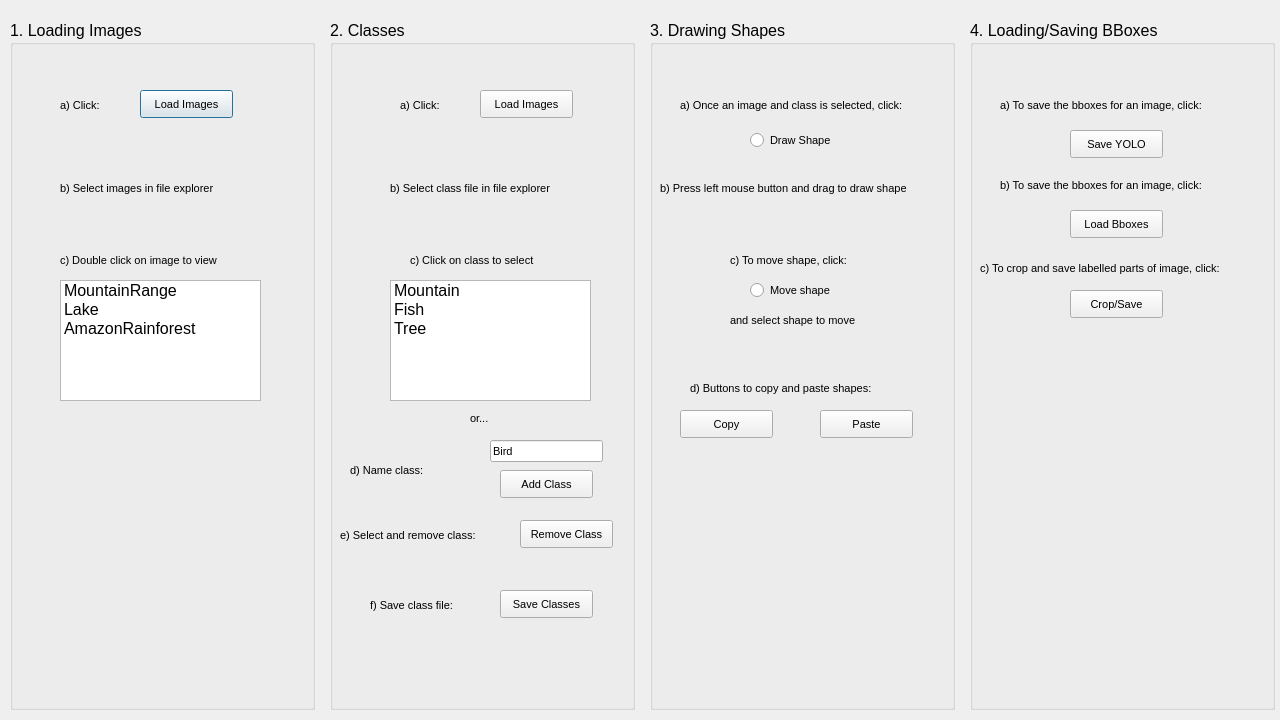
<?xml version="1.0" encoding="UTF-8"?>
<ui version="4.0">
 <class>helpwindow</class>
 <widget class="QDialog" name="helpwindow">
  <property name="geometry">
   <rect>
    <x>0</x>
    <y>0</y>
    <width>1280</width>
    <height>720</height> 
   </rect>
  </property>
  <property name="windowTitle">
   <string>Dialog</string>
  </property>
  <widget class="QGroupBox" name="groupBox">
   <property name="geometry">
    <rect>
     <x>10</x>
     <y>20</y>
     <width>305</width>
     <height>690</height>
    </rect>
   </property>
   <property name="font">
    <font>
     <pointsize>12</pointsize>
    </font>
   </property>
   <property name="title">
    <string>1. Loading Images</string>
   </property>
   <widget class="QPushButton" name="pushButton">
    <property name="geometry">
     <rect>
      <x>130</x>
      <y>70</y>
      <width>93</width>
      <height>28</height>
     </rect>
    </property>
    <property name="font">
     <font>
      <pointsize>8</pointsize>
     </font>
    </property>
    <property name="text">
     <string>Load Images</string>
    </property>
   </widget>
   <widget class="QLabel" name="label">
    <property name="geometry">
     <rect>
      <x>50</x>
      <y>70</y>
      <width>81</width>
      <height>31</height>
     </rect>
    </property>
    <property name="font">
     <font>
      <pointsize>8</pointsize>
     </font>
    </property>
    <property name="text">
     <string>a) Click:</string>
    </property>
   </widget>
   <widget class="QLabel" name="label_2">
    <property name="geometry">
     <rect>
      <x>50</x>
      <y>160</y>
      <width>191</width>
      <height>16</height>
     </rect>
    </property>
    <property name="font">
     <font>
      <pointsize>8</pointsize>
     </font>
    </property>
    <property name="text">
     <string>b) Select images in file explorer</string>
    </property>
   </widget>
   <widget class="QLabel" name="label_3">
    <property name="geometry">
     <rect>
      <x>50</x>
      <y>230</y>
      <width>191</width>
      <height>20</height>
     </rect>
    </property>
    <property name="font">
     <font>
      <pointsize>8</pointsize>
     </font>
    </property>
    <property name="text">
     <string>c) Double click on image to view</string>
    </property>
   </widget>
   <widget class="QListWidget" name="listWidget">
    <property name="geometry">
     <rect>
      <x>50</x>
      <y>260</y>
      <width>201</width>
      <height>121</height>
     </rect>
    </property>
    <item>
     <property name="text">
      <string>MountainRange</string>
     </property>
    </item>
    <item>
     <property name="text">
      <string>Lake</string>
     </property>
    </item>
    <item>
     <property name="text">
      <string>AmazonRainforest</string>
     </property>
    </item>
   </widget>
  </widget>
  <widget class="QGroupBox" name="groupBox_2">
   <property name="geometry">
    <rect>
     <x>330</x>
     <y>20</y>
     <width>305</width>
     <height>690</height>
    </rect>
   </property>
   <property name="font">
    <font>
     <pointsize>12</pointsize>
    </font>
   </property>
   <property name="title">
    <string>2. Classes</string>
   </property>
   <widget class="QPushButton" name="pushButton_2">
    <property name="geometry">
     <rect>
      <x>150</x>
      <y>70</y>
      <width>93</width>
      <height>28</height>
     </rect>
    </property>
    <property name="font">
     <font>
      <pointsize>8</pointsize>
     </font>
    </property>
    <property name="text">
     <string>Load Images</string>
    </property>
   </widget>
   <widget class="QLabel" name="label_4">
    <property name="geometry">
     <rect>
      <x>70</x>
      <y>70</y>
      <width>81</width>
      <height>31</height>
     </rect>
    </property>
    <property name="font">
     <font>
      <pointsize>8</pointsize>
     </font>
    </property>
    <property name="text">
     <string>a) Click:</string>
    </property>
   </widget>
   <widget class="QLabel" name="label_5">
    <property name="geometry">
     <rect>
      <x>60</x>
      <y>160</y>
      <width>201</width>
      <height>16</height>
     </rect>
    </property>
    <property name="font">
     <font>
      <pointsize>8</pointsize>
     </font>
    </property>
    <property name="text">
     <string>b) Select class file in file explorer</string>
    </property>
   </widget>
   <widget class="QListWidget" name="listWidget_2">
    <property name="geometry">
     <rect>
      <x>60</x>
      <y>260</y>
      <width>201</width>
      <height>121</height>
     </rect>
    </property>
    <item>
     <property name="text">
      <string>Mountain</string>
     </property>
    </item>
    <item>
     <property name="text">
      <string>Fish</string>
     </property>
    </item>
    <item>
     <property name="text">
      <string>Tree</string>
     </property>
    </item>
   </widget>
   <widget class="QLabel" name="label_6">
    <property name="geometry">
     <rect>
      <x>80</x>
      <y>230</y>
      <width>151</width>
      <height>20</height>
     </rect>
    </property>
    <property name="font">
     <font>
      <pointsize>8</pointsize>
     </font>
    </property>
    <property name="text">
     <string>c) Click on class to select</string>
    </property>
   </widget>
   <widget class="QLabel" name="label_7">
    <property name="geometry">
     <rect>
      <x>140</x>
      <y>390</y>
      <width>55</width>
      <height>16</height>
     </rect>
    </property>
    <property name="font">
     <font>
      <pointsize>8</pointsize>
     </font>
    </property>
    <property name="text">
     <string>or...</string>
    </property>
   </widget>
   <widget class="QLineEdit" name="lineEdit">
    <property name="geometry">
     <rect>
      <x>160</x>
      <y>420</y>
      <width>113</width>
      <height>22</height>
     </rect>
    </property>
    <property name="font">
     <font>
      <pointsize>8</pointsize>
     </font>
    </property>
    <property name="text">
     <string>Bird</string>
    </property>
   </widget>
   <widget class="QLabel" name="label_8">
    <property name="geometry">
     <rect>
      <x>20</x>
      <y>440</y>
      <width>91</width>
      <height>21</height>
     </rect>
    </property>
    <property name="font">
     <font>
      <pointsize>8</pointsize>
     </font>
    </property>
    <property name="text">
     <string>d) Name class:</string>
    </property>
   </widget>
   <widget class="QPushButton" name="pushButton_3">
    <property name="geometry">
     <rect>
      <x>170</x>
      <y>450</y>
      <width>93</width>
      <height>28</height>
     </rect>
    </property>
    <property name="font">
     <font>
      <pointsize>8</pointsize>
     </font>
    </property>
    <property name="text">
     <string>Add Class</string>
    </property>
   </widget>
   <widget class="QPushButton" name="pushButton_4">
    <property name="geometry">
     <rect>
      <x>190</x>
      <y>500</y>
      <width>93</width>
      <height>28</height>
     </rect>
    </property>
    <property name="font">
     <font>
      <pointsize>8</pointsize>
     </font>
    </property>
    <property name="text">
     <string>Remove Class</string>
    </property>
   </widget>
   <widget class="QLabel" name="label_9">
    <property name="geometry">
     <rect>
      <x>10</x>
      <y>500</y>
      <width>161</width>
      <height>31</height>
     </rect>
    </property>
    <property name="font">
     <font>
      <pointsize>8</pointsize>
     </font>
    </property>
    <property name="text">
     <string>e) Select and remove class:</string>
    </property>
   </widget>
   <widget class="QLabel" name="label_10">
    <property name="geometry">
     <rect>
      <x>40</x>
      <y>570</y>
      <width>101</width>
      <height>31</height>
     </rect>
    </property>
    <property name="font">
     <font>
      <pointsize>8</pointsize>
     </font>
    </property>
    <property name="text">
     <string>f) Save class file:</string>
    </property>
   </widget>
   <widget class="QPushButton" name="pushButton_5">
    <property name="geometry">
     <rect>
      <x>170</x>
      <y>570</y>
      <width>93</width>
      <height>28</height>
     </rect>
    </property>
    <property name="font">
     <font>
      <pointsize>8</pointsize>
     </font>
    </property>
    <property name="text">
     <string>Save Classes</string>
    </property>
   </widget>
  </widget>
  <widget class="QGroupBox" name="groupBox_3">
   <property name="geometry">
    <rect>
     <x>650</x>
     <y>20</y>
     <width>305</width>
     <height>690</height>
    </rect>
   </property>
   <property name="font">
    <font>
     <pointsize>12</pointsize>
    </font>
   </property>
   <property name="title">
    <string>3. Drawing Shapes</string>
   </property>
   <widget class="QRadioButton" name="radioButton">
    <property name="geometry">
     <rect>
      <x>100</x>
      <y>110</y>
      <width>95</width>
      <height>20</height>
     </rect>
    </property>
    <property name="font">
     <font>
      <pointsize>8</pointsize>
     </font>
    </property>
    <property name="text">
     <string>Draw Shape</string>
    </property>
   </widget>
   <widget class="QLabel" name="label_11">
    <property name="geometry">
     <rect>
      <x>30</x>
      <y>70</y>
      <width>261</width>
      <height>31</height>
     </rect>
    </property>
    <property name="font">
     <font>
      <pointsize>8</pointsize>
     </font>
    </property>
    <property name="text">
     <string>a) Once an image and class is selected, click:</string>
    </property>
   </widget>
   <widget class="QLabel" name="label_12">
    <property name="geometry">
     <rect>
      <x>10</x>
      <y>160</y>
      <width>301</width>
      <height>16</height>
     </rect>
    </property>
    <property name="font">
     <font>
      <pointsize>8</pointsize>
     </font>
    </property>
    <property name="text">
     <string>b) Press left mouse button and drag to draw shape</string>
    </property>
   </widget>
   <widget class="QLabel" name="label_13">
    <property name="geometry">
     <rect>
      <x>80</x>
      <y>230</y>
      <width>151</width>
      <height>20</height>
     </rect>
    </property>
    <property name="font">
     <font>
      <pointsize>8</pointsize>
     </font>
    </property>
    <property name="text">
     <string>c) To move shape, click:</string>
    </property>
   </widget>
   <widget class="QRadioButton" name="radioButton_2">
    <property name="geometry">
     <rect>
      <x>100</x>
      <y>260</y>
      <width>95</width>
      <height>20</height>
     </rect>
    </property>
    <property name="font">
     <font>
      <pointsize>8</pointsize>
     </font>
    </property>
    <property name="text">
     <string>Move shape</string>
    </property>
   </widget>
   <widget class="QLabel" name="label_14">
    <property name="geometry">
     <rect>
      <x>80</x>
      <y>290</y>
      <width>151</width>
      <height>20</height>
     </rect>
    </property>
    <property name="font">
     <font>
      <pointsize>8</pointsize>
     </font>
    </property>
    <property name="text">
     <string>and select shape to move</string>
    </property>
   </widget>
   <widget class="QLabel" name="label_16">
    <property name="geometry">
     <rect>
      <x>40</x>
      <y>360</y>
      <width>221</width>
      <height>16</height>
     </rect>
    </property>
    <property name="font">
     <font>
      <pointsize>8</pointsize>
     </font>
    </property>
    <property name="text">
     <string>d) Buttons to copy and paste shapes:</string>
    </property>
   </widget>
   <widget class="QPushButton" name="pushButton_7">
    <property name="geometry">
     <rect>
      <x>30</x>
      <y>390</y>
      <width>93</width>
      <height>28</height>
     </rect>
    </property>
    <property name="font">
     <font>
      <pointsize>8</pointsize>
     </font>
    </property>
    <property name="text">
     <string>Copy</string>
    </property>
   </widget>
   <widget class="QPushButton" name="pushButton_8">
    <property name="geometry">
     <rect>
      <x>170</x>
      <y>390</y>
      <width>93</width>
      <height>28</height>
     </rect>
    </property>
    <property name="font">
     <font>
      <pointsize>8</pointsize>
     </font>
    </property>
    <property name="text">
     <string>Paste</string>
    </property>
   </widget>
  </widget>
  <widget class="QGroupBox" name="groupBox_4">
   <property name="geometry">
    <rect>
     <x>970</x>
     <y>20</y>
     <width>305</width>
     <height>690</height>
    </rect>
   </property>
   <property name="font">
    <font>
     <pointsize>12</pointsize>
    </font>
   </property>
   <property name="title">
    <string>4. Loading/Saving BBoxes</string>
   </property>
   <widget class="QLabel" name="label_17">
    <property name="geometry">
     <rect>
      <x>30</x>
      <y>70</y>
      <width>241</width>
      <height>31</height>
     </rect>
    </property>
    <property name="font">
     <font>
      <pointsize>8</pointsize>
     </font>
    </property>
    <property name="text">
     <string>a) To save the bboxes for an image, click:</string>
    </property>
   </widget>
   <widget class="QPushButton" name="pushButton_9">
    <property name="geometry">
     <rect>
      <x>100</x>
      <y>110</y>
      <width>93</width>
      <height>28</height>
     </rect>
    </property>
    <property name="font">
     <font>
      <pointsize>8</pointsize>
     </font>
    </property>
    <property name="text">
     <string>Save YOLO</string>
    </property>
   </widget>
   <widget class="QPushButton" name="pushButton_10">
    <property name="geometry">
     <rect>
      <x>100</x>
      <y>190</y>
      <width>93</width>
      <height>28</height>
     </rect>
    </property>
    <property name="font">
     <font>
      <pointsize>8</pointsize>
     </font>
    </property>
    <property name="text">
     <string>Load Bboxes</string>
    </property>
   </widget>
   <widget class="QLabel" name="label_18">
    <property name="geometry">
     <rect>
      <x>30</x>
      <y>150</y>
      <width>241</width>
      <height>31</height>
     </rect>
    </property>
    <property name="font">
     <font>
      <pointsize>8</pointsize>
     </font>
    </property>
    <property name="text">
     <string>b) To save the bboxes for an image, click:</string>
    </property>
   </widget>
   <widget class="QLabel" name="label_15">
    <property name="geometry">
     <rect>
      <x>10</x>
      <y>240</y>
      <width>291</width>
      <height>16</height>
     </rect>
    </property>
    <property name="font">
     <font>
      <pointsize>8</pointsize>
     </font>
    </property>
    <property name="text">
     <string>c) To crop and save labelled parts of image, click:</string>
    </property>
   </widget>
   <widget class="QPushButton" name="pushButton_6">
    <property name="geometry">
     <rect>
      <x>100</x>
      <y>270</y>
      <width>93</width>
      <height>28</height>
     </rect>
    </property>
    <property name="font">
     <font>
      <pointsize>8</pointsize>
     </font>
    </property>
    <property name="text">
     <string>Crop/Save</string>
    </property>
   </widget>
  </widget>
 </widget>
 <resources/>
 <connections/>
</ui>
